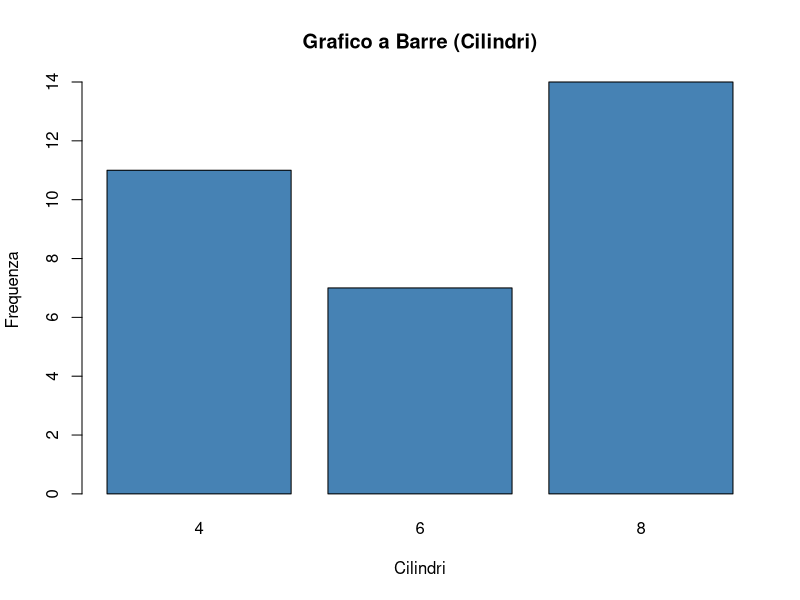
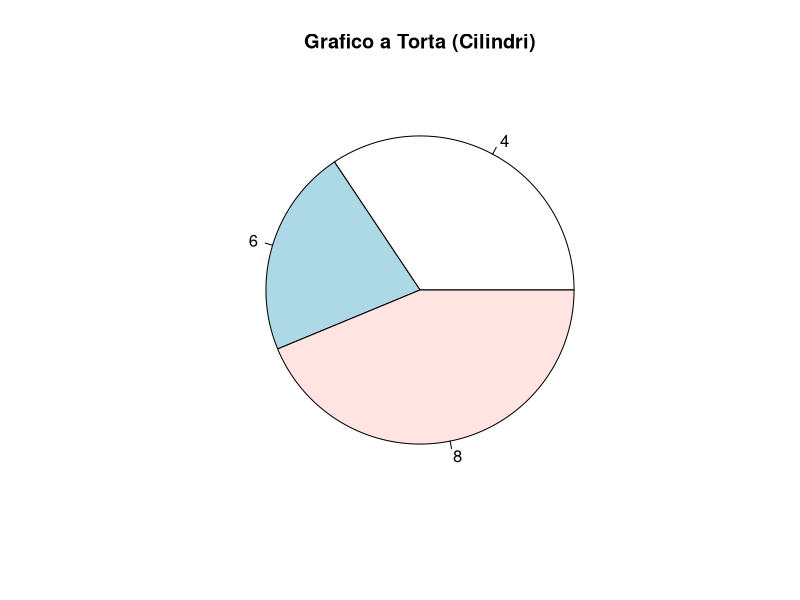
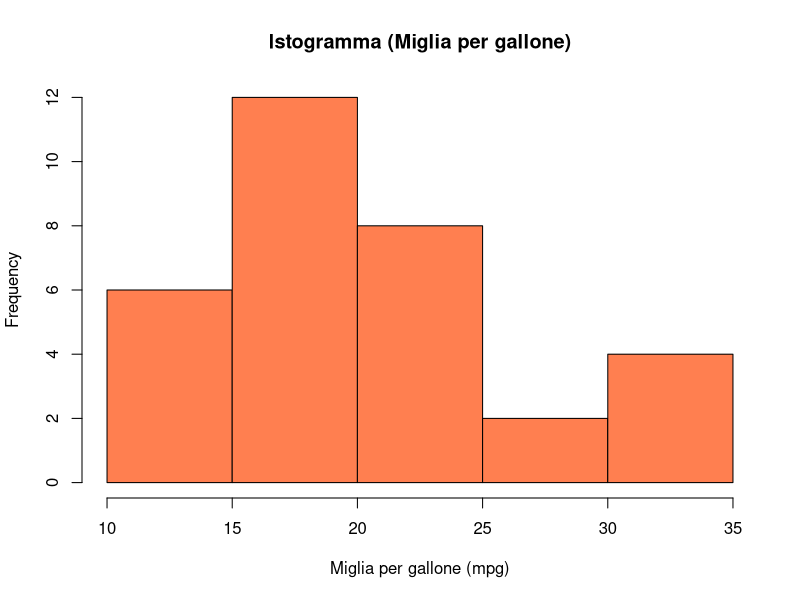
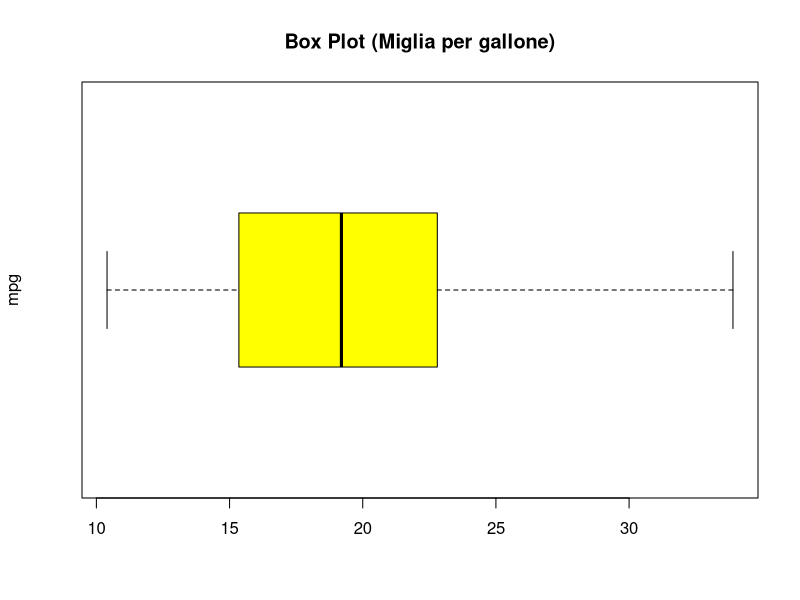
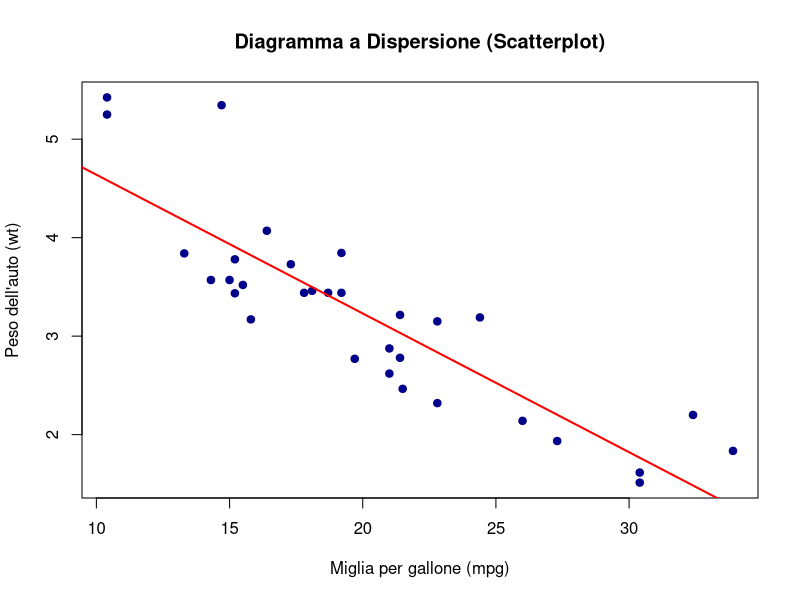

These figures' R source, in order:
# Caricamento libreria per indici di forma (asimmetria e curtosi)
# Se non è installata, eseguire prima: install.packages("e1071")
library(e1071)

# 0. CARICAMENTO DATI
# Oppure: dati <- read.csv("mio_dataset.csv")
data(mtcars)
dati <- mtcars

# Definiamo le variabili di interesse per l'analisi
var_categ_discreta <- dati$cyl  # Numero di cilindri (adatta per le frequenze)
var_continua_x <- dati$mpg      # Miglia per gallone (adatta per analisi univariata)
var_continua_y <- dati$wt       # Peso dell'auto (per l'analisi bivariata con mpg)

# 1. TABELLA DELLE FREQUENZE
cat("\n--- 1. TABELLA DELLE FREQUENZE ---\n")

# Frequenze assolute
freq_assolute <- table(var_categ_discreta)

# Frequenze assolute cumulative
freq_ass_cum <- cumsum(freq_assolute)

# Frequenze relative
freq_relative <- prop.table(freq_assolute)

# Frequenze relative cumulative
freq_rel_cum <- cumsum(freq_relative)

# Creazione della tabella riassuntiva
tabella_frequenze <- data.frame(
  Valore = names(freq_assolute),
  Freq_Assoluta = as.numeric(freq_assolute),
  Freq_Ass_Cumul = as.numeric(freq_ass_cum),
  Freq_Relativa = as.numeric(freq_relative),
  Freq_Rel_Cumul = as.numeric(freq_rel_cum)
)
print(tabella_frequenze)

# 2. RAPPRESENTAZIONI GRAFICHE
# Grafico a barre (per dati discreti/categorici)
barplot(freq_assolute, main="Grafico a Barre (Cilindri)", xlab="Cilindri", ylab="Frequenza", col="steelblue")

# Grafico a torta
pie(freq_assolute, main="Grafico a Torta (Cilindri)")

# Istogramma (per dati continui)
hist(var_continua_x, main="Istogramma (Miglia per gallone)", xlab="Miglia per gallone (mpg)", col="coral")

# Box Plot
boxplot(var_continua_x, main="Box Plot (Miglia per gallone)", ylab="mpg", col="yellow", horizontal=TRUE)

# 3. INDICI DI POSIZIONE E VARIABILITÀ
cat("\n--- 3. INDICI DI POSIZIONE E VARIABILITÀ ---\n")

# Indici di posizione
media <- mean(var_continua_x, na.rm = TRUE)
mediana <- median(var_continua_x, na.rm = TRUE)

# Funzione personalizzata per calcolare la moda campionaria
calcola_moda <- function(x) {
  ux <- unique(x)
  ux[which.max(tabulate(match(x, ux)))]
}
moda <- calcola_moda(var_continua_x)

cat("Media campionaria:", media, "\n")
cat("Mediana campionaria:", mediana, "\n")
cat("Moda campionaria:", moda, "\n")

# Indici di variabilità
varianza <- var(var_continua_x, na.rm = TRUE)
dev_standard <- sd(var_continua_x, na.rm = TRUE)
scarto_medio_assoluto <- mean(abs(var_continua_x - media), na.rm = TRUE)
ampiezza_campo <- max(var_continua_x, na.rm = TRUE) - min(var_continua_x, na.rm = TRUE)
coeff_variazione <- (dev_standard / abs(media)) * 100

cat("\nVarianza campionaria:", varianza, "\n")
cat("Deviazione standard campionaria:", dev_standard, "\n")
cat("Scarto medio assoluto:", scarto_medio_assoluto, "\n")
cat("Ampiezza del campo di variazione:", ampiezza_campo, "\n")
cat("Coefficiente di variazione (%):", coeff_variazione, "\n")

# 4. INDICI DI FORMA E QUARTILI
cat("\n--- 4. INDICI DI FORMA E QUARTILI ---\n")

# Indici di forma (richiede pacchetto e1071)
ind_asimmetria <- skewness(var_continua_x, na.rm = TRUE)
ind_curtosi <- kurtosis(var_continua_x, na.rm = TRUE)

cat("Indice di Asimmetria (Skewness):", ind_asimmetria, "\n")
cat("Indice di Curtosi:", ind_curtosi, "\n")

# Quartili
quartili <- quantile(var_continua_x, probs = c(0.25, 0.50, 0.75), na.rm = TRUE)
cat("\nQuartili:\n")
print(quartili)

# 5. ANALISI BIVARIATA
cat("\n--- 5. ANALISI BIVARIATA ---\n")

# Coefficiente di correlazione campionario
coeff_correlazione <- cor(var_continua_x, var_continua_y, use = "complete.obs") #parametro use per evitare i valori NA
cat("Coefficiente di correlazione campionario (mpg vs peso):", coeff_correlazione, "\n")

# Diagramma a dispersione (Scatterplot)
plot(var_continua_x, var_continua_y, 
     main="Diagramma a Dispersione (Scatterplot)", 
     xlab="Miglia per gallone (mpg)", 
     ylab="Peso dell'auto (wt)", 
     pch=19, col="darkblue")

# Aggiunta di una linea di tendenza
abline(lm(var_continua_y ~ var_continua_x), col="red", lwd=2)
